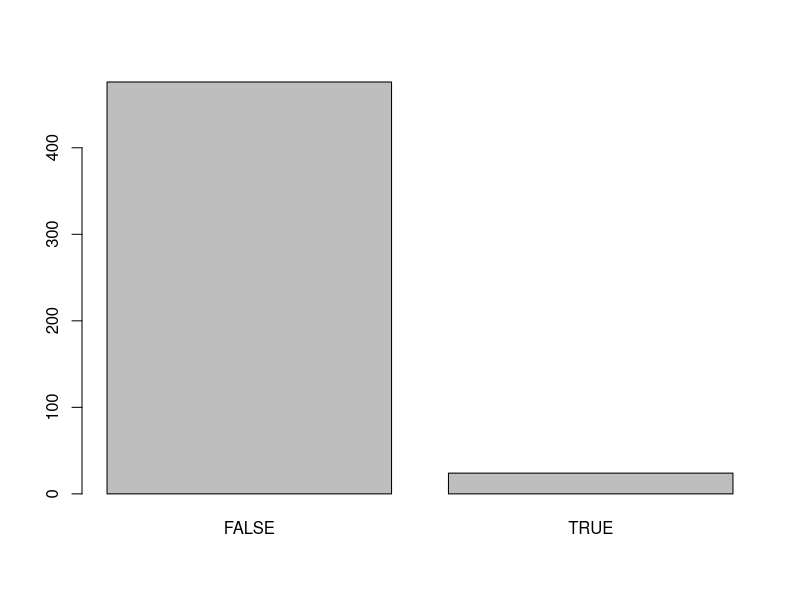

R code for this plot:
## ---- chunk 1
knitr::opts_chunk$set(comment = NA, 
                      fig.width = 6, 
                      fig.height = 6,
                      fig.align = 'center',
                      echo = TRUE, 
                      eval = TRUE, 
                      warning = FALSE,
                      message = FALSE)

options(digits = 3)
## ---- chunk 2
# Lade benötigte Pakete
library(tidyverse)
library(caret)
## ---- chunk 3
# Lade benötigte Pakete
library(tidyverse)
library(caret)
## ---- chunk 4
graduation_train <- read_csv(file = "1_Data/graduation_train.csv")
## ---- chunk 5
graduation_train
## ---- chunk 6
names(graduation_train)
## ---- chunk 7
# Konvertiere alle character variablen zu factor
graduation_train <- graduation_train %>%
          mutate_if(is.character, factor)
## ---- chunk 8
# Setze Samplingmethode auf "none" um für den Moment alles einfach zu halten.
ctrl_none <- trainControl(method = "none") 
## ---- chunk 9
# abschluss_glm: Regressionsmodell
abschluss_glm <- train(form = Abschlussrate ~ Prozent_PhD,
                       data = graduation_train,
                       method = "glm",
                       trControl = ctrl_none)
## ---- chunk 10
# Zeige Regressionstabelle
summary(abschluss_glm)

# Für jede Zunahme um eins in Prozent_PhD (der Anteil Angestellter mit einem PhD), steigt die erwartete Abschlussrate um 0.33. 
## ---- chunk 11
# Extrahiere gefittete Werte
glm_fit <- predict(abschluss_glm)
## ---- chunk 12
# Definiere einen Vektor mit den tatsächlichen Werten
criterion <- graduation_train$Abschlussrate
## ---- chunk 13
# Modellperformanz der gerechneten Regression
postResample(pred = glm_fit,   # Vorhergesagte/ gefittete Werte 
             obs = criterion)  # Tatsächliche Werte
## ---- chunk 14
# Im Schnitt sind die Vorhersagen des Modells 12.86 Prozent von den wahren Werten
# entfernt. Von der gesammten Varianz in der Variable Abschlussrate, kann unser Modell
# nur gerade zehn Prozent erklären. Das Modell macht also nur schlechte Vorhersagen.
## ---- chunk 15
# abschluss_glm_three: Regressionsmodell
abschluss_glm_three <- train(form = Abschlussrate ~ Prozent_PhD + Kosten_Unterkunft + Verhaeltnis_Stud.Doz.,
                             data = graduation_train,
                             method = "glm",
                             trControl = ctrl_none)
## ---- chunk 16
summary(abschluss_glm_three)
## ---- chunk 17
# Speichere die Vorhersagen
glm_fit_three <- predict(abschluss_glm_three)
## ---- chunk 18
# Modellperformanz des neuen Modells
postResample(pred = glm_fit_three,   # Vorhergesagte Werte  
             obs = criterion)        # Tatsächliche Werte
## ---- chunk 19
# Der neue MAE ist 11.78. Das ist kleiner und daher besser als der Wert des Modells
# mit nur einem Feature. Diese Verbesserung zeigt sich natürlich auch in Rsquared Wert,
# das neue Modell kann fast 22% der gesammten Varianz erklären, also doppelt so viel
# wie das vorherige Modell
## ---- chunk 20
abschluss_glm_all <- train(form = Abschlussrate ~ .,
                           data = graduation_train,
                           method = "glm",
                           trControl = ctrl_none)
## ---- chunk 21
summary(abschluss_glm_all)
## ---- chunk 22
# Speichere die Vorhersagen
glm_fit_all <- predict(abschluss_glm_all)
## ---- chunk 23
# Modellperformanz des neuen Modells
postResample(pred = glm_fit_all,   
             obs = criterion)   
## ---- chunk 24
# Überprüfe die Klasse der Privatuniversitaet Variable
class(graduation_train$Privatuniversitaet)
## ---- chunk 25
criterion <- graduation_train$Privatuniversitaet
## ---- chunk 26
Privatuniversitaet_glm <- train(form = Privatuniversitaet ~ .,
                     data = graduation_train,
                     method = "glm",
                     trControl = ctrl_none)
## ---- chunk 27
summary(Privatuniversitaet_glm)

# Basierend auf den z-Werten, scheinen vor allem die Variablen Outstate und
# Enroll wichtige Prädiktoren zu sein. Ausserdem scheinen die Variablen Accept
# F.Undergrad, Room.Board, und S.F.Ration wichtig zu sein.e
## ---- chunk 28
glm_fit_Privatuniversitaet <- predict(Privatuniversitaet_glm)
## ---- chunk 29
# Evaluiere Modellperformanz
confusionMatrix(data = glm_fit_Privatuniversitaet,   # Vorhersagen
                reference = criterion)    # Tatsächliche Werte
## ---- chunk 30
# Die Richtigkeit ist 0.942. Über alle Fälle gesehen, sagt das Modell also in
# 94.2% die richtige Klasse vorher.
## ---- chunk 31
mod <- train(form = Prozent_Spenden ~ .,
             data = graduation_train,
             method = "glm",
             trControl = ctrl_none)

summary(mod)
mod_predictions <- predict(mod)
postResample(pred = mod_predictions,
             obs = graduation_train$Prozent_Spenden)

## ---- chunk 32
# Kreiere neue Variable hot
graduation_train <- graduation_train %>%
  mutate(hot = factor(Bewerbungen >= 10000))
## ---- chunk 33

# Die Variablen, welche den Namen und die Anzahl Bewerbungen beinhalten müssen
# wir entfernen, da wir das Modell sonst nicht problemlos rechnen können. Ausserdem
# sind die F.Undergrad, Enroll, und Accept Zahlen sehr stark mit den Bewerbungen
# korreliert und sollten daher entfernt werden.
mod_hot <- train(form = hot ~ . - Bewerbungen -Eingeschrieben -Angenommen - Vollzeit,
                 data = graduation_train,
                 method = "glm",
                 trControl = ctrl_none)

summary(mod_hot)
mod_predictions <- predict(mod_hot)
plot(mod_predictions)
confusionMatrix(data = mod_predictions,
                reference = graduation_train$hot)

## ---- chunk 34
library(tidyverse)
library(ggthemes)
